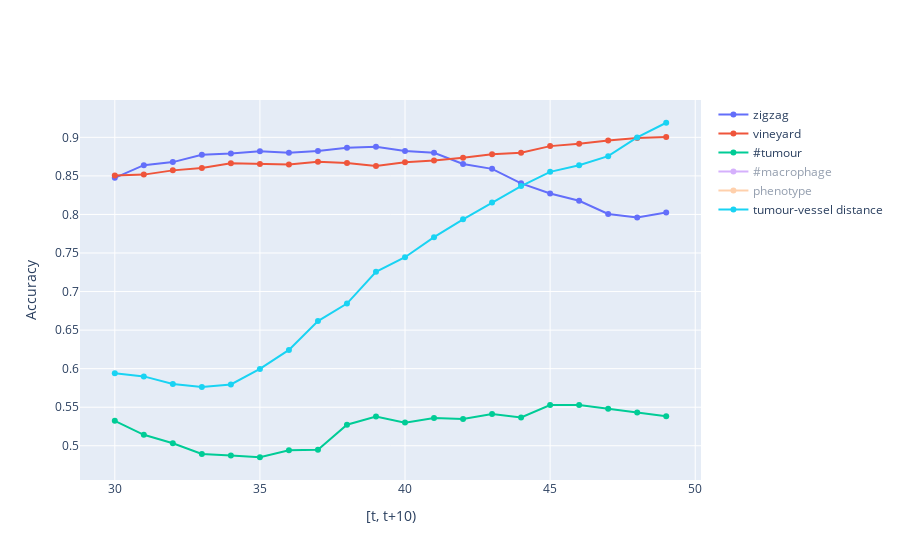

The code cell stored with this chart in its notebook:
### Code cell
scores_t = {'zigzag': [], 'vineyard': [], '#tumour': [], '#macrophage': [], 'phenotype': [], 'tumour-vessel distance': []}
times = list(range(30, 50))

for END in tqdm.tqdm(times):
    START = END - 10

    
    diagrams_h0_zz = []
    for ID in params.id:
        dgms = zigzag_dgms(ID, 'Macrophage', MU=2)
        diagrams_h0_zz.append( dgms )

    pimgr_zz = PersistenceImager()
    imgs_zz = pimgr_zz.fit_transform(diagrams_h0_zz)
    imgs_array_zz = np.array([
        img.flatten()
        for img in imgs_zz
    ])

    clf = LogisticRegression(max_iter=1000)
    cv = RepeatedStratifiedKFold()
    scores_t['zigzag'].append( cross_val_score(clf, imgs_array_zz, labels, cv=cv) )
    
    
    
    diagrams_h0_rs = []
    for ID in params.id:
        diagrams_h0_rs.append( rips_dgms(ID, 'Macrophage') )

    pimgr_rs = PersistenceImager()
    imgs_rs = pimgr_rs.fit_transform(diagrams_h0_rs, skew=False)    
    imgs_array_rs = np.array([
        img.flatten()
        for img in imgs_rs
    ])

    clf = LogisticRegression(max_iter=1000)
    cv = RepeatedStratifiedKFold()
    scores_t['vineyard'].append( cross_val_score(clf, imgs_array_rs, labels, cv=cv) )
    
    
    
    counts = []
    for ID in params.id:
        counts.append( cell_count(ID, 'Tumour') )
    clf = LogisticRegression(max_iter=5000)
    cv = RepeatedStratifiedKFold()
    scores_t['#tumour'].append( cross_val_score(clf, counts, labels, cv=cv) )


    
    counts = []
    for ID in params.id:
        counts.append( cell_count(ID, 'Macrophage') )
    clf = LogisticRegression(max_iter=5000)
    cv = RepeatedStratifiedKFold()
    scores_t['#macrophage'].append( cross_val_score(clf, counts, labels, cv=cv) )
    

    
    ratios = []
    for ID in params.id:
        ratios.append( phenotype_ratio(ID) )
    clf = LogisticRegression(max_iter=5000)
    cv = RepeatedStratifiedKFold()
    scores_t['phenotype'].append( cross_val_score(clf, ratios, labels, cv=cv) )
    
    
    
    ds = []
    for ID in params.id:
        ds.append( vessel_proximity(ID, 'Tumour') )
    clf = LogisticRegression(max_iter=5000)
    cv = RepeatedStratifiedKFold()
    scores_t['tumour-vessel distance'].append( cross_val_score(clf, ds, labels, cv=cv) )



fig = go.Figure()
for name, ss in scores_t.items():
    fig.add_trace(go.Scatter(
        name=name,
        x=times,
        y=np.array(ss).mean(axis=1),
        mode='lines+markers',
    ))
fig.update_layout(
    yaxis_title='Accuracy',
    xaxis_title='[t, t+10)',
)
fig.show()

### Figure 1 — Plotly figure (JSON) as saved in the notebook; plotly's stock layout.template omitted (floating-point values rounded to 4 significant figures)
{"data": [{"mode": "lines+markers", "name": "zigzag", "type": "scatter", "x": [30, 31, 32, 33, 34, 35, 36, 37, 38, 39, 40, 41, 42, 43, 44, 45, 46, 47, 48, 49], "y": [0.8475, 0.8639, 0.8679, 0.8774, 0.8792, 0.8821, 0.88, 0.8822, 0.8866, 0.8879, 0.8824, 0.8799, 0.8654, 0.8591, 0.8403, 0.8272, 0.8177, 0.8007, 0.7962, 0.8026]}, {"mode": "lines+markers", "name": "vineyard", "type": "scatter", "x": [30, 31, 32, 33, 34, 35, 36, 37, 38, 39, 40, 41, 42, 43, 44, 45, 46, 47, 48, 49], "y": [0.8506, 0.8516, 0.8572, 0.8603, 0.8665, 0.8654, 0.8649, 0.8683, 0.8668, 0.8628, 0.8677, 0.87, 0.8736, 0.8782, 0.8801, 0.8886, 0.8916, 0.8958, 0.8992, 0.9003]}, {"mode": "lines+markers", "name": "#tumour", "type": "scatter", "visible": true, "x": [30, 31, 32, 33, 34, 35, 36, 37, 38, 39, 40, 41, 42, 43, 44, 45, 46, 47, 48, 49], "y": [0.5324, 0.5142, 0.5032, 0.4893, 0.4873, 0.4851, 0.4941, 0.4949, 0.5273, 0.538, 0.53, 0.5362, 0.5347, 0.5412, 0.5366, 0.5529, 0.5529, 0.5479, 0.5433, 0.5384]}, {"mode": "lines+markers", "name": "#macrophage", "type": "scatter", "visible": "legendonly", "x": [30, 31, 32, 33, 34, 35, 36, 37, 38, 39, 40, 41, 42, 43, 44, 45, 46, 47, 48, 49], "y": [0.7074, 0.7166, 0.7137, 0.7166, 0.7281, 0.7326, 0.7336, 0.7422, 0.7382, 0.7374, 0.7368, 0.7383, 0.7396, 0.7394, 0.7404, 0.7393, 0.7423, 0.7418, 0.7415, 0.7401]}, {"mode": "lines+markers", "name": "phenotype", "type": "scatter", "visible": "legendonly", "x": [30, 31, 32, 33, 34, 35, 36, 37, 38, 39, 40, 41, 42, 43, 44, 45, 46, 47, 48, 49], "y": [0.6642, 0.6632, 0.6667, 0.6688, 0.6762, 0.6927, 0.7129, 0.722, 0.7333, 0.751, 0.7651, 0.7773, 0.7947, 0.7996, 0.8101, 0.827, 0.8369, 0.8509, 0.8634, 0.8745]}, {"mode": "lines+markers", "name": "tumour-vessel distance", "type": "scatter", "visible": true, "x": [30, 31, 32, 33, 34, 35, 36, 37, 38, 39, 40, 41, 42, 43, 44, 45, 46, 47, 48, 49], "y": [0.594, 0.59, 0.5801, 0.5762, 0.5795, 0.5997, 0.6243, 0.6617, 0.6844, 0.7257, 0.7445, 0.7705, 0.7937, 0.8156, 0.8368, 0.8552, 0.8638, 0.8756, 0.8999, 0.9189]}], "layout": {"autosize": true, "xaxis": {"autorange": true, "range": [28.91, 50.09], "title": {"text": "[t, t+10)"}, "type": "linear"}, "yaxis": {"autorange": true, "range": [0.4493, 0.9547], "title": {"text": "Accuracy"}, "type": "linear"}}}
